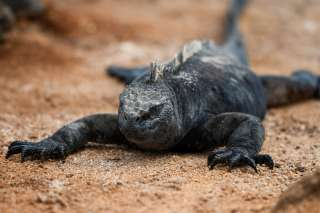
#> input picture python/test.jpg, 320 x 213 px
$ python -i aug.py   (imports and definitions only)
#> lines starting #> are read from the running program, lines starting #| are printed output that depends on the picture
import cv2
import random
import numpy as np
import sklearn
from sklearn.model_selection import train_test_split
from sklearn.utils import shuffle
from skimage.exposure import equalize_hist
from skimage.exposure import equalize_adapthist
from skimage.exposure import rescale_intensity
from skimage.restoration import denoise_tv_bregman
from skimage.restoration import denoise_tv_chambolle

def resize_to_1_if_required(img):
    shape = np.shape(img)

    if (len(shape)==3):
        return img

    return np.reshape(img, (shape[0], shape[1], 1))

def bgr_to_gray(img):
    img = cv2.cvtColor(img, cv2.COLOR_BGR2GRAY)
    return resize_to_1_if_required(img)

# [4 lines left out: function load_image_gray, not called in this run]


# Augmenter returning the original file
class AugFromFile:
    def __init__(self, file, label=None, label_hot=None, label_str=None, cache = False, resize_to=None):
        self.file = file
        self.resize_to = resize_to
        self.cache = cache
        self.img = self.load_and_resize() if cache else None
        self.label = label
        self.label_hot = label_hot
        self.label_str = label_str

    def get(self):
        return self.img if self.cache else self.load_and_resize()

    def load_and_resize(self):
        bgr = False
        img = cv2.imread(self.file)
#> img is the input picture: shape (213, 320, 3); mean B, G, R 96.5, 115.9, 142.1

        if not bgr:
            img = bgr_to_gray(img)
#> in bgr_to_gray, `img = cv2.cvtColor(img, cv2.COLOR_BGR2GRAY)`:
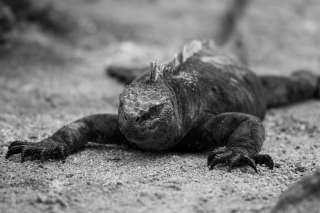
#> img: shape (213, 320); min 0, max 231, mean 121.5

        if self.resize_to:
            img = cv2.resize(img, self.resize_to, interpolation=cv2.INTER_CUBIC)

        # img = equalize_hist(img.squeeze())
        return resize_to_1_if_required(img)

    def to_string(self):
        return self.file + " Label: " + str(self.label_str) + " - " + str(self.label) + " - Hot: " + str(self.label_hot)

# Augmenter mirroring orizontally
class AugMirrorH:
    # [11 lines left out: functions __init__, get, not called in this run]

    def to_string(self):
        return "Mirror of " + self.parent_aug.to_string()

# Augmenter cropping
class AugCrop:
    # [22 lines left out: functions __init__, get, not called in this run]

    def to_string(self):
        return "Crop of " + self.parent_aug.to_string()

# Class representing a single type of sample (e.g. green light)
class DataClass:
    # [13 lines left out: function __init__, not called in this run]

    def get_orig_file(self, orig_file):
        return AugFromFile(orig_file, label_str=self.label_str, label=self.label, label_hot=self.label_hot, resize_to=self.resize_to, cache=self.cache)

    # Returns the list of augmenters of a single file
    # [36 lines left out: functions augment_single_file, get_elems_augmented, get_elems_augmented_split, not called in this run]

# All the DataClasses
class DataSet:
    # [13 lines left out: function __init__, not called in this run]

    def get_training_len(self):
        return len(self.train)

    def get_validation_len(self):
        return len(self.validation)

    # [10 lines left out: functions get_validation_set, get_training_set, not called in this run]

    def get_training_generator(self, batch_size=32):
        return self.generator(self.train, batch_size)

    def get_validation_generator(self, batch_size=32):
        return self.generator(self.validation, batch_size)

    # [22 lines left out: function generator, not called in this run]

>>> result = AugFromFile('test.jpg').get()
